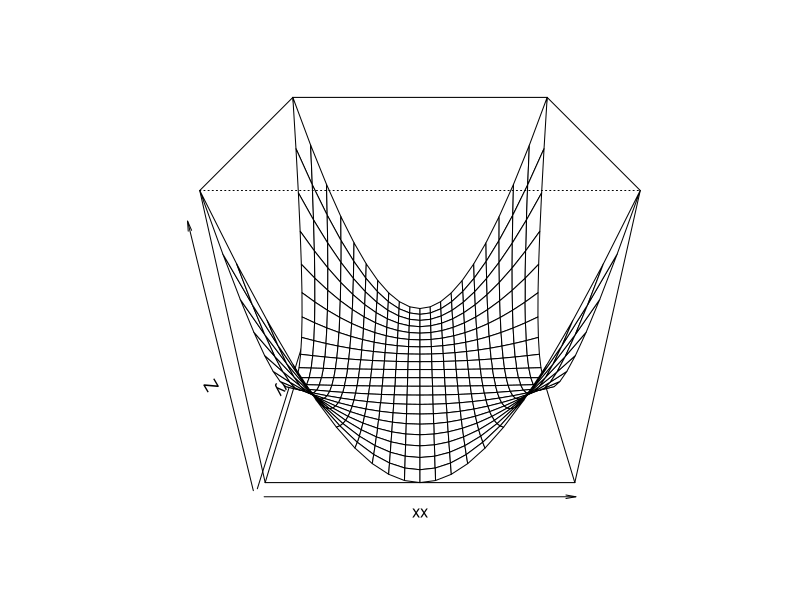
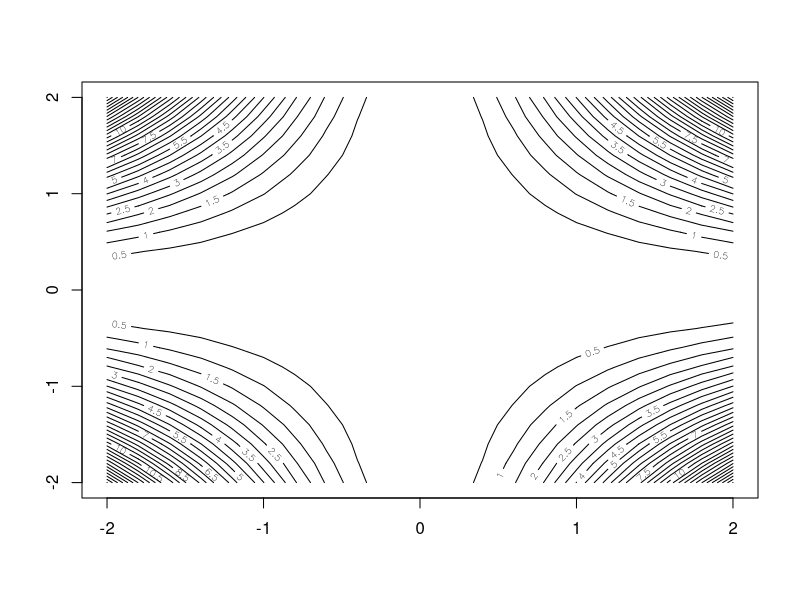

R code for these plots, in order:
f= function(x1, x2)
{
  x1^2 * x2^2
}

xx= yy = seq(-2, 2, by = 0.2)
Z = outer(xx, yy, f)
persp(xx, yy, Z, phi = 30)
contour(xx, yy, Z, nlevels = 50)
